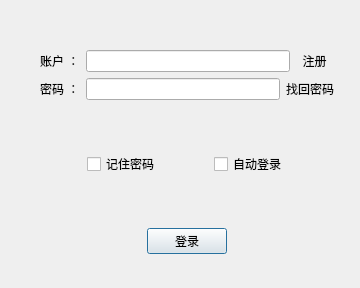
<?xml version="1.0" encoding="UTF-8"?>
<ui version="4.0">
 <class>DlgLoad</class>
 <widget class="QDialog" name="DlgLoad">
  <property name="geometry">
   <rect>
    <x>0</x>
    <y>0</y>
    <width>360</width>
    <height>288</height>
   </rect>
  </property>
  <property name="windowTitle">
   <string>Dialog</string>
  </property>
  <widget class="QWidget" name="layoutWidget">
   <property name="geometry">
    <rect>
     <x>40</x>
     <y>50</y>
     <width>294</width>
     <height>204</height>
    </rect>
   </property>
   <layout class="QVBoxLayout" name="verticalLayout">
    <item>
     <layout class="QHBoxLayout" name="horizontalLayout">
      <item>
       <widget class="QLabel" name="label">
        <property name="text">
         <string>账户 ：</string>
        </property>
       </widget>
      </item>
      <item>
       <widget class="QLineEdit" name="lineEditCount"/>
      </item>
      <item>
       <widget class="QLabel" name="labelRegister">
        <property name="text">
         <string>  注册  </string>
        </property>
       </widget>
      </item>
     </layout>
    </item>
    <item>
     <layout class="QHBoxLayout" name="horizontalLayout_2">
      <item>
       <widget class="QLabel" name="label_2">
        <property name="text">
         <string>密码 ：</string>
        </property>
       </widget>
      </item>
      <item>
       <widget class="QLineEdit" name="lineEditPwd"/>
      </item>
      <item>
       <widget class="QLabel" name="label_4">
        <property name="text">
         <string>找回密码</string>
        </property>
       </widget>
      </item>
     </layout>
    </item>
    <item>
     <spacer name="verticalSpacer_2">
      <property name="orientation">
       <enum>Qt::Vertical</enum>
      </property>
      <property name="sizeHint" stdset="0">
       <size>
        <width>20</width>
        <height>40</height>
       </size>
      </property>
     </spacer>
    </item>
    <item>
     <layout class="QHBoxLayout" name="horizontalLayout_3">
      <item>
       <spacer name="horizontalSpacer">
        <property name="orientation">
         <enum>Qt::Horizontal</enum>
        </property>
        <property name="sizeHint" stdset="0">
         <size>
          <width>40</width>
          <height>20</height>
         </size>
        </property>
       </spacer>
      </item>
      <item>
       <widget class="QCheckBox" name="checkBoxSavePwd">
        <property name="text">
         <string>记住密码</string>
        </property>
       </widget>
      </item>
      <item>
       <spacer name="horizontalSpacer_2">
        <property name="orientation">
         <enum>Qt::Horizontal</enum>
        </property>
        <property name="sizeHint" stdset="0">
         <size>
          <width>40</width>
          <height>20</height>
         </size>
        </property>
       </spacer>
      </item>
      <item>
       <widget class="QCheckBox" name="checkBoxAutoLoad">
        <property name="text">
         <string>自动登录</string>
        </property>
       </widget>
      </item>
      <item>
       <spacer name="horizontalSpacer_3">
        <property name="orientation">
         <enum>Qt::Horizontal</enum>
        </property>
        <property name="sizeHint" stdset="0">
         <size>
          <width>40</width>
          <height>20</height>
         </size>
        </property>
       </spacer>
      </item>
     </layout>
    </item>
    <item>
     <spacer name="verticalSpacer">
      <property name="orientation">
       <enum>Qt::Vertical</enum>
      </property>
      <property name="sizeHint" stdset="0">
       <size>
        <width>20</width>
        <height>40</height>
       </size>
      </property>
     </spacer>
    </item>
    <item>
     <layout class="QHBoxLayout" name="horizontalLayout_4">
      <item>
       <spacer name="horizontalSpacer_4">
        <property name="orientation">
         <enum>Qt::Horizontal</enum>
        </property>
        <property name="sizeHint" stdset="0">
         <size>
          <width>40</width>
          <height>20</height>
         </size>
        </property>
       </spacer>
      </item>
      <item>
       <widget class="QPushButton" name="pushButtonLoad">
        <property name="text">
         <string>登录</string>
        </property>
       </widget>
      </item>
      <item>
       <spacer name="horizontalSpacer_5">
        <property name="orientation">
         <enum>Qt::Horizontal</enum>
        </property>
        <property name="sizeHint" stdset="0">
         <size>
          <width>40</width>
          <height>20</height>
         </size>
        </property>
       </spacer>
      </item>
     </layout>
    </item>
   </layout>
  </widget>
 </widget>
 <resources/>
 <connections/>
</ui>
